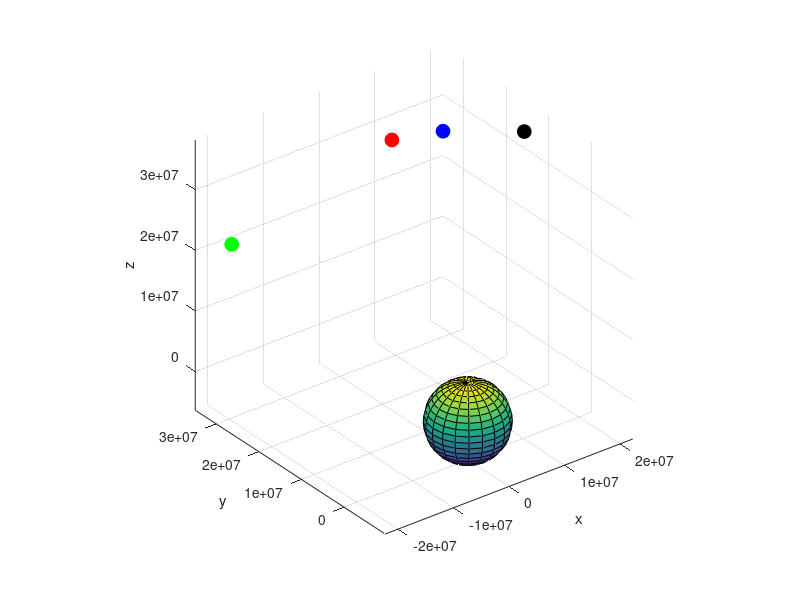

Source code (MATLAB): (Note: this script raises an error after producing the figure.)
theta = [pi/6 2*pi/9 5*pi/36 pi/3];
phi = [pi/6 pi/3 pi/2 2*pi/3];
rs = 42.168e6;
ts = [0.0 0.1 0.2 0.05];
c = 299792458;

tr = [120.3312573558543,...
    121.9281015231533,...
    125.5843020645584,... 
    136.4331045023147];

S = zeros(4,3) % contiene coordinate cartesiane

for i =1:4
    S(i,:) = [rs*sin(theta(i))*cos(phi(i)), rs * sin(theta(i))*sin(phi(i)), rs*cos(theta(i))];
end

% Definisco la funzione F del sistema
f = @(x)[
    sqrt((S(1,1) - x(1))^2 + (S(1,2) - x(2))^2 + (S(1,3) - x(3))^2) - c*(tr(1) - ts(1)) - c*x(4);
    sqrt((S(2,1) - x(1))^2 + (S(2,2) - x(2))^2 + (S(2,3) - x(3))^2) - c*(tr(2) - ts(2)) - c*x(4);
    sqrt((S(3,1) - x(1))^2 + (S(3,2) - x(2))^2 + (S(3,3) - x(3))^2) - c*(tr(3) - ts(3)) - c*x(4);
    sqrt((S(4,1) - x(1))^2 + (S(4,2) - x(2))^2 + (S(4,3) - x(3))^2) - c*(tr(4) - ts(4)) - c*x(4)
];


tol = 1e-9;
kmax = 100;
B0 = eye(4); % matrice identità

% genero x0 come punto sulla superficie terrestre nella stessa direzione
% del primo satellite
rt = 6.371e6;
x0 = [rt*sin(theta(1))*cos(phi(1)); rt * sin(theta(1))*sin(phi(1)); rt*cos(theta(1)); 0];


[x,y,z] = sphere; % valuta n punti sulla superficie della sfera di centro l'origine e raggio 1
xt = x*rt; yt = y*rt; zt = z * rt;
surf(xt, yt, zt);
axis equal

hold on 
plot3(S(1,1), S(1,2) , S(1,3) , 'ko', 'MarkerSize', 10, 'MarkerFaceColor','k')
plot3(S(2,1), S(2,2) , S(2,3) , 'bo', 'MarkerSize', 10, 'MarkerFaceColor','b')
plot3(S(3,1), S(3,2) , S(3,3) , 'ro', 'MarkerSize', 10, 'MarkerFaceColor','r')
plot3(S(4,1), S(4,2) , S(4,3) , 'go', 'MarkerSize', 10, 'MarkerFaceColor','g')
xlabel('x')
ylabel('y')
zlabel('z')


% chiamo Broyden
[zero, res, niterm, err] = broyden(f, B0, x0, tol, kmax)
plot3(zero(1), zero(2), zero(3), 'ko', 'MarkerSize', 10, 'MarkerFaceColor','k');

